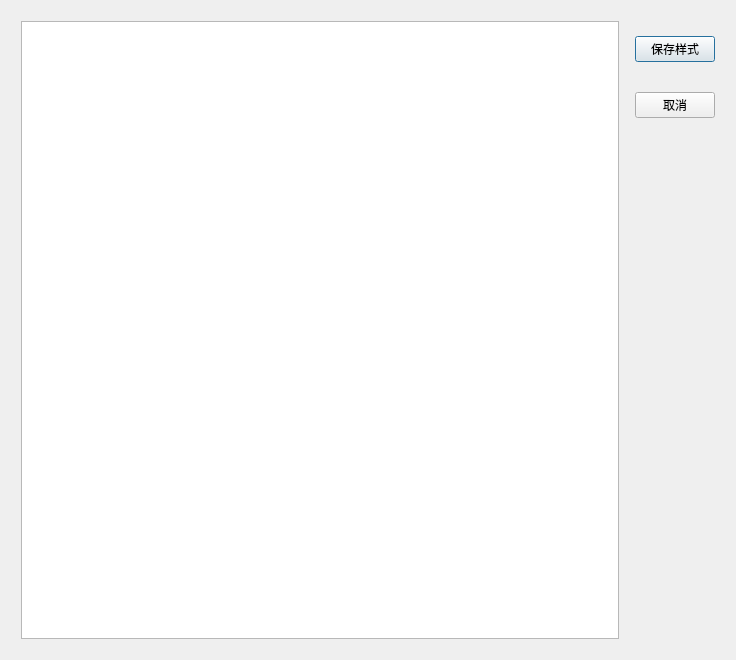
<?xml version="1.0" encoding="UTF-8"?>
<ui version="4.0">
 <class>Dialog</class>
 <widget class="QDialog" name="Dialog">
  <property name="geometry">
   <rect>
    <x>0</x>
    <y>0</y>
    <width>736</width>
    <height>660</height>
   </rect>
  </property>
  <property name="windowTitle">
   <string>修改样式表</string>
  </property>
  <property name="windowIcon">
   <iconset>
    <normaloff>../resource/style.png</normaloff>../resource/style.png</iconset>
  </property>
  <property name="modal">
   <bool>true</bool>
  </property>
  <layout class="QVBoxLayout" name="verticalLayout">
   <item>
    <layout class="QHBoxLayout" name="horizontalLayout">
     <property name="leftMargin">
      <number>10</number>
     </property>
     <property name="topMargin">
      <number>10</number>
     </property>
     <property name="rightMargin">
      <number>10</number>
     </property>
     <property name="bottomMargin">
      <number>10</number>
     </property>
     <item>
      <widget class="QPlainTextEdit" name="styleEditor"/>
     </item>
     <item>
      <layout class="QVBoxLayout" name="verticalLayout_2">
       <property name="spacing">
        <number>30</number>
       </property>
       <property name="leftMargin">
        <number>10</number>
       </property>
       <property name="topMargin">
        <number>15</number>
       </property>
       <item>
        <widget class="QPushButton" name="btnSaveStyle">
         <property name="text">
          <string>保存样式</string>
         </property>
        </widget>
       </item>
       <item>
        <widget class="QPushButton" name="btnCancel">
         <property name="text">
          <string>取消</string>
         </property>
        </widget>
       </item>
       <item>
        <spacer name="verticalSpacer">
         <property name="orientation">
          <enum>Qt::Vertical</enum>
         </property>
         <property name="sizeHint" stdset="0">
          <size>
           <width>20</width>
           <height>40</height>
          </size>
         </property>
        </spacer>
       </item>
      </layout>
     </item>
    </layout>
   </item>
  </layout>
 </widget>
 <resources/>
 <connections/>
</ui>
